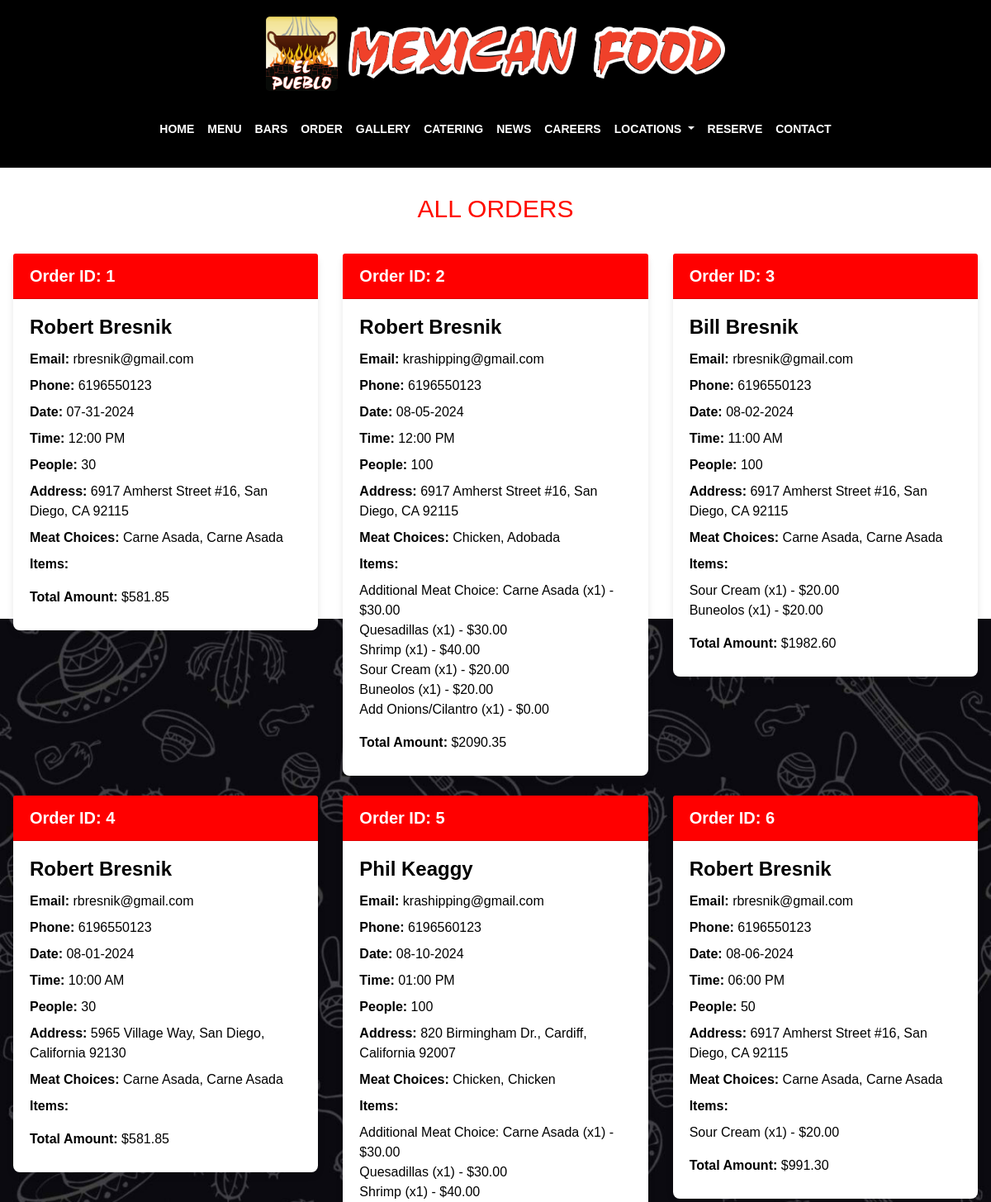
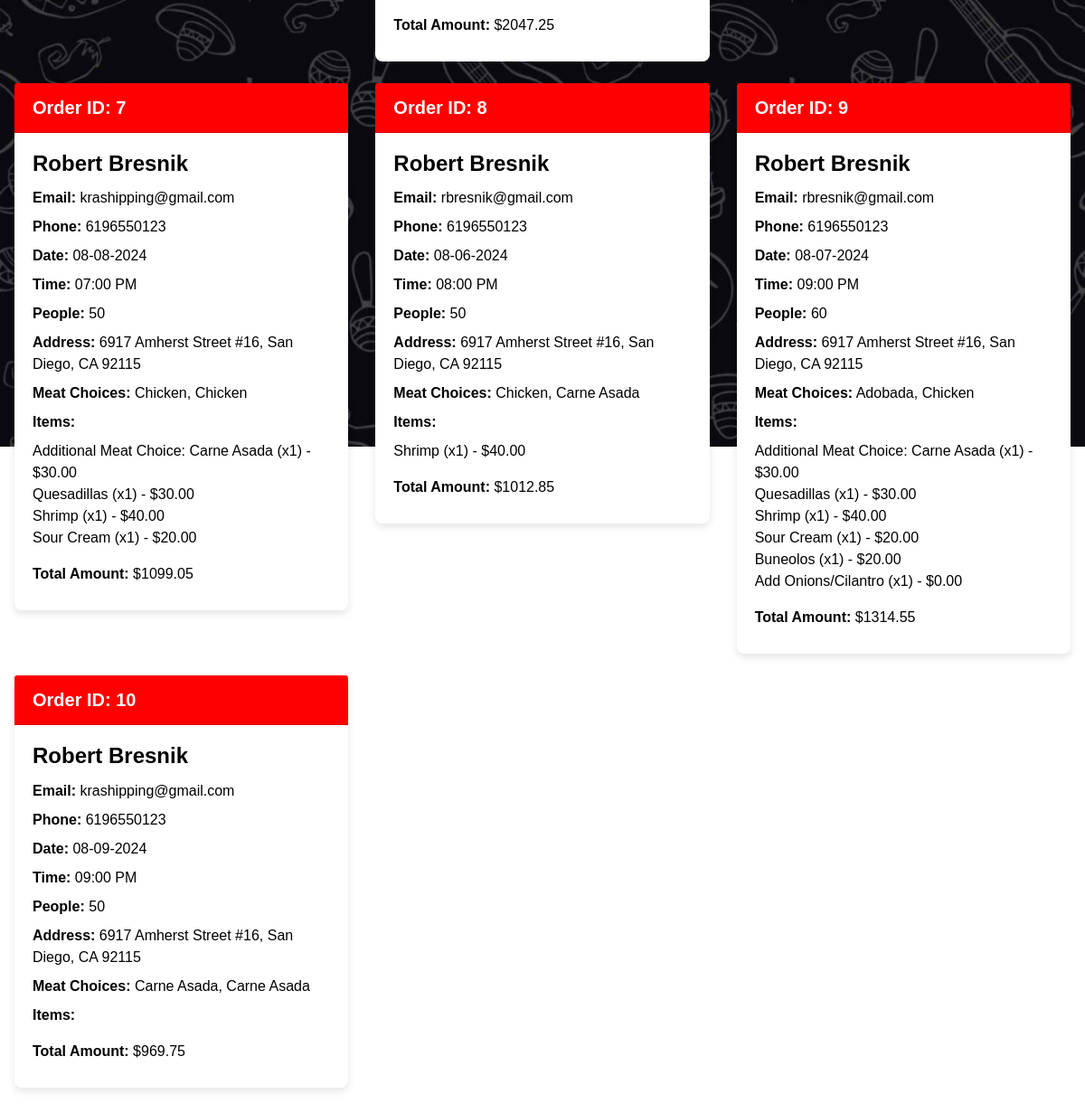
The page /orders on the database its author committed (2 pictures, top to bottom).
### app.py (models this page shows)
class Order(db.Model):
    id = db.Column(db.Integer, primary_key=True)
    people = db.Column(db.Integer, nullable=False)
    date = db.Column(db.Date, nullable=False)
    time = db.Column(db.String(50), nullable=False)
    total_amount = db.Column(db.Integer, nullable=False)
    base_amount = db.Column(db.Integer, nullable=False)
    sub_total = db.Column(db.Integer, nullable=False)
    tax = db.Column(db.Integer, nullable=False)
    grand_total = db.Column(db.Integer, nullable=False)
    meat1 = db.Column(db.String(50), nullable=False)
    meat2 = db.Column(db.String(50), nullable=False)
    customer_email = db.Column(db.String(100), nullable=False)
    first_name = db.Column(db.String(50), nullable=False)
    last_name = db.Column(db.String(50), nullable=False)
    address = db.Column(db.String(200), nullable=False)
    city = db.Column(db.String(50), nullable=False)
    state = db.Column(db.String(50), nullable=False)
    zip_code = db.Column(db.String(20), nullable=False)
    phone = db.Column(db.String(20), nullable=False)
    items = db.relationship("Item", backref="order", lazy=True)

class Item(db.Model):
    id = db.Column(db.Integer, primary_key=True)
    name = db.Column(db.String(100), nullable=False)
    price = db.Column(db.Integer, nullable=False)
    quantity = db.Column(db.Integer, nullable=False)
    order_id = db.Column(db.Integer, db.ForeignKey("order.id"), nullable=False)

### app.py (the view)
@app.route("/orders")
def orders():
    all_orders = Order.query.all()
    return render_template("orders.html", orders=all_orders, meat_choices=meat_choices)

### templates/orders.html (shortened to what this page needs)
{% extends "base.html" %}
{% block content %}
<div class="container-fluid p-3" style="background: transparent;">
    <h1 class="text-danger text-center py-3">All Orders</h1>
    <div class="row">
        {% for order in orders %}
        <div class="col-md-6 col-lg-4">
            <div class="card mb-4 text-black">
                <div class="card-header" style="background-color: #ff0000; color: white;">
                    Order ID: {{ order.id }}
                </div>
                <div class="card-body">
                    <h5 class="card-title">{{ order.first_name }} {{ order.last_name }}</h5>
                    <p class="card-text"><strong>Email:</strong> {{ order.customer_email }}</p>
                    <p class="card-text"><strong>Phone:</strong> {{ order.phone }}</p>
                    <p class="card-text"><strong>Date:</strong> {{ order.date.strftime('%m-%d-%Y') }}</p>
                    <p class="card-text"><strong>Time:</strong> {{ order.time }}</p>
                    <p class="card-text"><strong>People:</strong> {{ order.people }}</p>
                    <p class="card-text"><strong>Address:</strong> {{ order.address }}, {{ order.city }}, {{ order.state }} {{ order.zip_code }}</p>
                    <p class="card-text"><strong>Meat Choices:</strong> {{ meat_choices[order.meat1] }}, {{ meat_choices[order.meat2] }}</p>
                    <p class="card-text"><strong>Items:</strong>
                        <ul class="list-unstyled">
                            {% for item in order.items %}
                            <li>{{ item.name }} (x{{ item.quantity }}) - ${{ "%.2f"|format(item.price / 100) }}</li>
                            {% endfor %}
                        </ul>
                    </p>
                    <p class="card-text"><strong>Total Amount:</strong> ${{ "%.2f"|format(order.grand_total / 100) }}</p>
                </div>
            </div>
        </div>
        {% endfor %}
    </div>
</div>
{% endblock %}

### static/styles.css (style rules this page uses)
body { background: url('/static/background.jpg') repeat-x center center fixed; background-size: contain; }
h1 { color: #ff0000; margin-bottom: 20px; }

### static/custom.css (style rules this page uses)
h1 { color: #ff0000; margin-bottom: 20px; }
.text-danger { text-transform: uppercase; font-size: 30px; color: #ff0d00 !important; }
.container-fluid { padding: 20px; }
.card { border: none; border-radius: 8px; box-shadow: 0 4px 8px rgba(0, 0, 0, 0.1); color: black; }
.card-header { font-size: 1.25em; font-weight: bold; background-color: #ff0000; color: white; }
.card-body .card-title { font-size: 1.5em; font-weight: bold; }
.card-body .card-text { font-size: 1em; margin-bottom: 0.5em; color: black; }
.card-body .list-unstyled li { color: black; }

### rows shown on the page
Order: id "1", first_name "Robert", last_name "Bresnik", customer_email "rbresnik@gmail.com", phone "6196550123", date "07-31-2024", time "12:00 PM", people "30", address "6917 Amherst Street #16", city "San Diego", state "CA", zip_code "92115", meat1 "Carne Asada", meat2 "Carne Asada", order.grand_total/100 "581.85"
Order: id "2", first_name "Robert", last_name "Bresnik", customer_email "krashipping@gmail.com", phone "6196550123", date "08-05-2024", time "12:00 PM", people "100", address "6917 Amherst Street #16", city "San Diego", state "CA", zip_code "92115", meat1 "Chicken", meat2 "Adobada", order.grand_total/100 "2090.35"
Item: name "Additional Meat Choice: Carne Asada", quantity "1", item.price/100 "30.00"
Item: name "Quesadillas", quantity "1", item.price/100 "30.00"
Item: name "Shrimp", quantity "1", item.price/100 "40.00"
Item: name "Sour Cream", quantity "1", item.price/100 "20.00"
Item: name "Buneolos", quantity "1", item.price/100 "20.00"
Item: name "Add Onions/Cilantro", quantity "1", item.price/100 "0.00"
Order: id "3", first_name "Bill", last_name "Bresnik", customer_email "rbresnik@gmail.com", phone "6196550123", date "08-02-2024", time "11:00 AM", people "100", address "6917 Amherst Street #16", city "San Diego", state "CA", zip_code "92115", meat1 "Carne Asada", meat2 "Carne Asada", order.grand_total/100 "1982.60"
Item: name "Sour Cream", quantity "1", item.price/100 "20.00"
Item: name "Buneolos", quantity "1", item.price/100 "20.00"
Order: id "4", first_name "Robert", last_name "Bresnik", customer_email "rbresnik@gmail.com", phone "6196550123", date "08-01-2024", time "10:00 AM", people "30", address "5965 Village Way", city "San Diego", state "California", zip_code "92130", meat1 "Carne Asada", meat2 "Carne Asada", order.grand_total/100 "581.85"
Order: id "5", first_name "Phil", last_name "Keaggy", customer_email "krashipping@gmail.com", phone "6196560123", date "08-10-2024", time "01:00 PM", people "100", address "820 Birmingham Dr.", city "Cardiff", state "California", zip_code "92007", meat1 "Chicken", meat2 "Chicken", order.grand_total/100 "2047.25"
Item: name "Additional Meat Choice: Carne Asada", quantity "1", item.price/100 "30.00"
Item: name "Quesadillas", quantity "1", item.price/100 "30.00"
Item: name "Shrimp", quantity "1", item.price/100 "40.00"
Order: id "6", first_name "Robert", last_name "Bresnik", customer_email "rbresnik@gmail.com", phone "6196550123", date "08-06-2024", time "06:00 PM", people "50", address "6917 Amherst Street #16", city "San Diego", state "CA", zip_code "92115", meat1 "Carne Asada", meat2 "Carne Asada", order.grand_total/100 "991.30"
Item: name "Sour Cream", quantity "1", item.price/100 "20.00"
Order: id "7", first_name "Robert", last_name "Bresnik", customer_email "krashipping@gmail.com", phone "6196550123", date "08-08-2024", time "07:00 PM", people "50", address "6917 Amherst Street #16", city "San Diego", state "CA", zip_code "92115", meat1 "Chicken", meat2 "Chicken", order.grand_total/100 "1099.05"
Item: name "Additional Meat Choice: Carne Asada", quantity "1", item.price/100 "30.00"
Item: name "Quesadillas", quantity "1", item.price/100 "30.00"
Item: name "Shrimp", quantity "1", item.price/100 "40.00"
Item: name "Sour Cream", quantity "1", item.price/100 "20.00"
Order: id "8", first_name "Robert", last_name "Bresnik", customer_email "rbresnik@gmail.com", phone "6196550123", date "08-06-2024", time "08:00 PM", people "50", address "6917 Amherst Street #16", city "San Diego", state "CA", zip_code "92115", meat1 "Chicken", meat2 "Carne Asada", order.grand_total/100 "1012.85"
Item: name "Shrimp", quantity "1", item.price/100 "40.00"
Order: id "9", first_name "Robert", last_name "Bresnik", customer_email "rbresnik@gmail.com", phone "6196550123", date "08-07-2024", time "09:00 PM", people "60", address "6917 Amherst Street #16", city "San Diego", state "CA", zip_code "92115", meat1 "Adobada", meat2 "Chicken", order.grand_total/100 "1314.55"
Item: name "Additional Meat Choice: Carne Asada", quantity "1", item.price/100 "30.00"
Item: name "Quesadillas", quantity "1", item.price/100 "30.00"
Item: name "Shrimp", quantity "1", item.price/100 "40.00"
Item: name "Sour Cream", quantity "1", item.price/100 "20.00"
Item: name "Buneolos", quantity "1", item.price/100 "20.00"
Item: name "Add Onions/Cilantro", quantity "1", item.price/100 "0.00"
Order: id "10", first_name "Robert", last_name "Bresnik", customer_email "krashipping@gmail.com", phone "6196550123", date "08-09-2024", time "09:00 PM", people "50", address "6917 Amherst Street #16", city "San Diego", state "CA", zip_code "92115", meat1 "Carne Asada", meat2 "Carne Asada", order.grand_total/100 "969.75"
